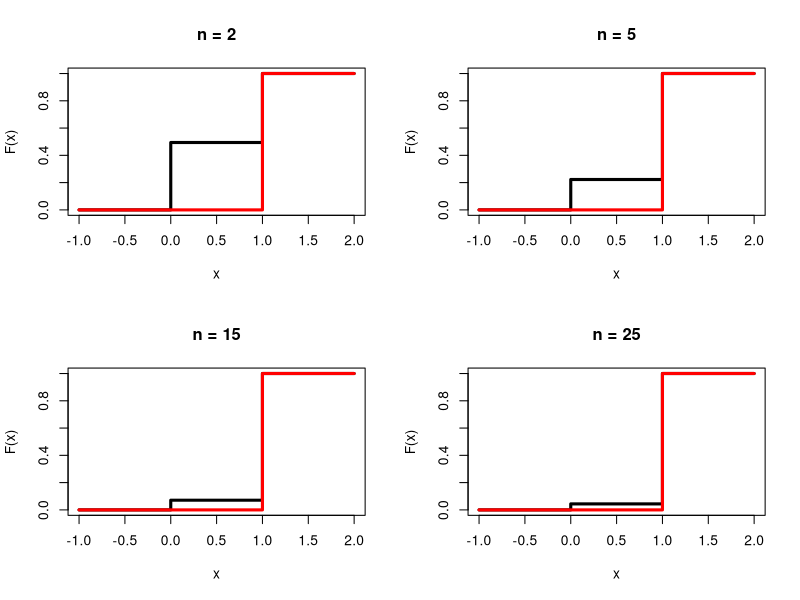

The R script that drew this image:
bernuolli <- function(n, size) {
  return(rbinom(n, 1, (size - 1) / size))
}
par(mfrow=c(2, 2))
X <- 1
n_values <- c(2, 5, 15, 25)
for (n in n_values) {
  Xn <- bernuolli(1000, n)
  Fn <- ecdf(Xn)
  x <- seq(-1, 2, length.out = 100)
  plot(x, Fn(x), type="s", xlim=c(-1, 2), ylim=c(0, 1), col="black", lwd=3, xlab="x", ylab="F(x)", main=paste0("n = ", n))
  lines(c(-1, 1, 2), c(0, 1, 1), type="s", col="red", lwd=3)
}